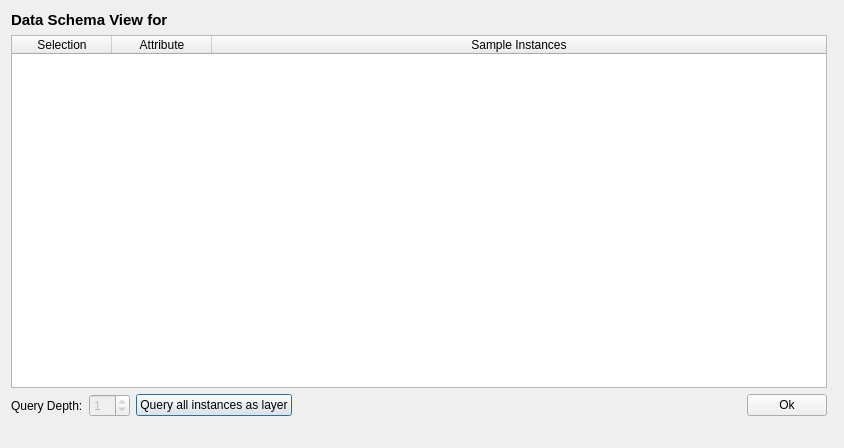
<?xml version="1.0" encoding="UTF-8"?>
<ui version="4.0">
 <class>Dialog</class>
 <widget class="QDialog" name="Dialog">
  <property name="geometry">
   <rect>
    <x>0</x>
    <y>0</y>
    <width>844</width>
    <height>448</height>
   </rect>
  </property>
  <property name="windowTitle">
   <string>Dialog</string>
  </property>
  <layout class="QHBoxLayout" name="horizontalLayout_5">
   <item>
    <layout class="QVBoxLayout" name="verticalLayout_3">
     <item>
      <layout class="QHBoxLayout" name="horizontalLayout_4">
       <item>
        <widget class="QLabel" name="dataSchemaViewLabel">
         <property name="font">
          <font>
           <pointsize>11</pointsize>
           <weight>75</weight>
           <bold>true</bold>
          </font>
         </property>
         <property name="text">
          <string>Data Schema View for</string>
         </property>
        </widget>
       </item>
       <item>
        <widget class="QLabel" name="dataSchemaNameLabel">
         <property name="font">
          <font>
           <pointsize>11</pointsize>
           <weight>75</weight>
           <bold>true</bold>
          </font>
         </property>
         <property name="text">
          <string/>
         </property>
         <property name="openExternalLinks">
          <bool>true</bool>
         </property>
        </widget>
       </item>
      </layout>
     </item>
     <item>
      <layout class="QHBoxLayout" name="horizontalLayout_3">
       <item>
        <widget class="QTableWidget" name="dataSchemaTableView">
         <property name="editTriggers">
          <set>QAbstractItemView::NoEditTriggers</set>
         </property>
         <property name="alternatingRowColors">
          <bool>true</bool>
         </property>
         <property name="sortingEnabled">
          <bool>true</bool>
         </property>
         <property name="columnCount">
          <number>3</number>
         </property>
         <attribute name="horizontalHeaderCascadingSectionResizes">
          <bool>true</bool>
         </attribute>
         <attribute name="horizontalHeaderStretchLastSection">
          <bool>true</bool>
         </attribute>
         <attribute name="verticalHeaderCascadingSectionResizes">
          <bool>true</bool>
         </attribute>
         <attribute name="verticalHeaderShowSortIndicator" stdset="0">
          <bool>false</bool>
         </attribute>
         <attribute name="verticalHeaderStretchLastSection">
          <bool>false</bool>
         </attribute>
         <column>
          <property name="text">
           <string>Selection</string>
          </property>
         </column>
         <column>
          <property name="text">
           <string>Attribute</string>
          </property>
         </column>
         <column>
          <property name="text">
           <string>Sample Instances</string>
          </property>
         </column>
        </widget>
       </item>
      </layout>
     </item>
     <item>
      <layout class="QHBoxLayout" name="horizontalLayout">
       <item>
        <widget class="QLabel" name="label">
         <property name="text">
          <string>Query Depth:</string>
         </property>
        </widget>
       </item>
       <item>
        <widget class="QSpinBox" name="graphQueryDepthBox">
         <property name="enabled">
          <bool>false</bool>
         </property>
         <property name="value">
          <number>1</number>
         </property>
        </widget>
       </item>
       <item>
        <widget class="QPushButton" name="queryAllInstancesButton">
         <property name="enabled">
          <bool>true</bool>
         </property>
         <property name="text">
          <string>Query all instances as layer</string>
         </property>
        </widget>
       </item>
       <item>
        <spacer name="horizontalSpacer">
         <property name="orientation">
          <enum>Qt::Horizontal</enum>
         </property>
         <property name="sizeHint" stdset="0">
          <size>
           <width>40</width>
           <height>20</height>
          </size>
         </property>
        </spacer>
       </item>
       <item>
        <widget class="QPushButton" name="okButton">
         <property name="text">
          <string>Ok</string>
         </property>
        </widget>
       </item>
      </layout>
     </item>
     <item>
      <layout class="QHBoxLayout" name="horizontalLayout_2">
       <item>
        <widget class="QLabel" name="statusBarLabel">
         <property name="text">
          <string/>
         </property>
        </widget>
       </item>
      </layout>
     </item>
    </layout>
   </item>
   <item>
    <widget class="QgsMapCanvas" name="map_canvas" native="true"/>
   </item>
  </layout>
 </widget>
 <customwidgets>
  <customwidget>
   <class>QgsMapCanvas</class>
   <extends>QWidget</extends>
   <header>qgis.gui</header>
   <container>1</container>
  </customwidget>
 </customwidgets>
 <resources/>
 <connections/>
</ui>
